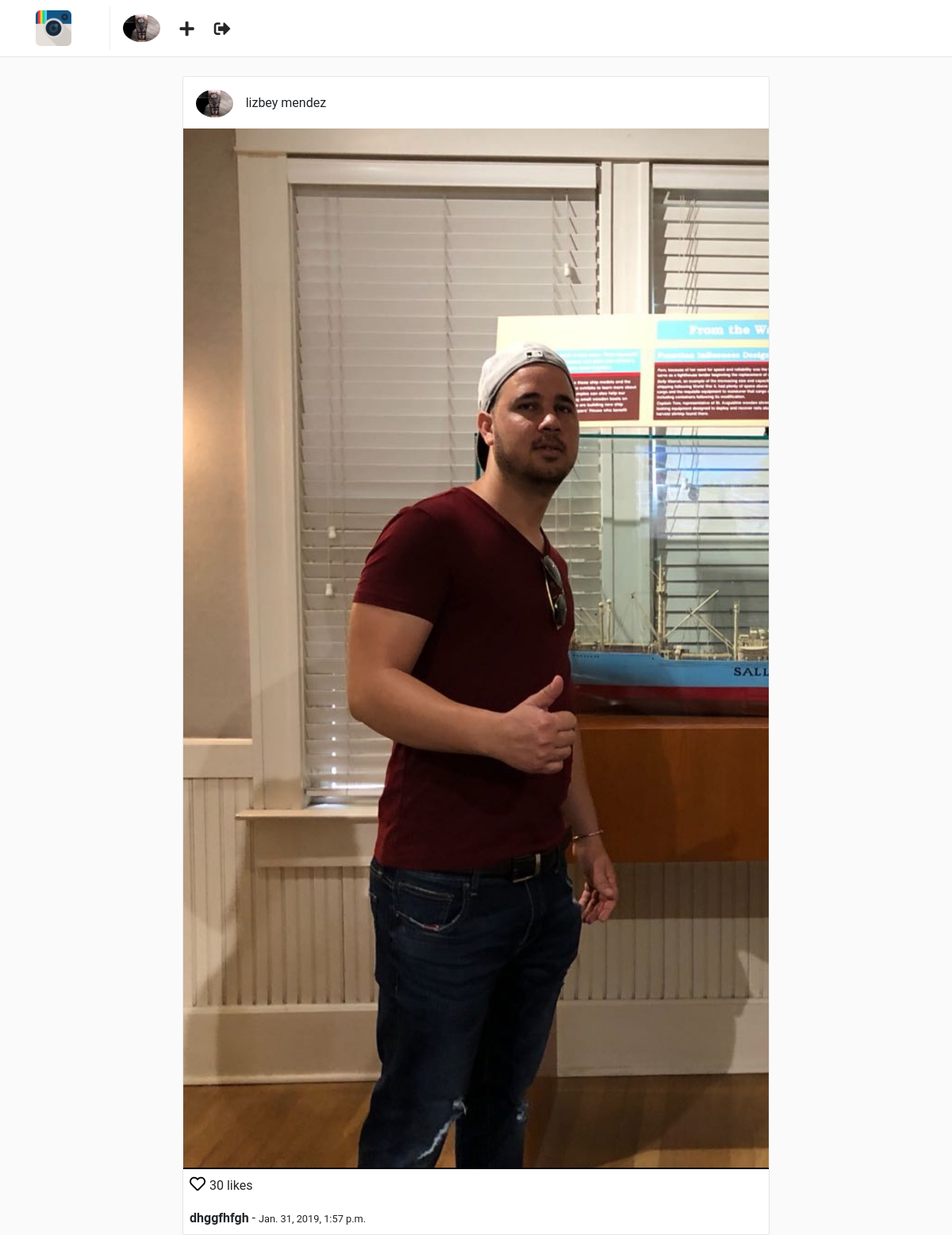
Page /posts/2 (signed in) on the committed database.
### users/models.py (models this page shows, shortened)
class Profile(models.Model):
    user = models.OneToOneField(User, on_delete=models.CASCADE)
    website = models.URLField(blank=True, max_length=200)
    biography = models.TextField(blank=True)
    phone_number = models.CharField(max_length=20, blank=True)
    picture = models.ImageField(upload_to='users/pictures', blank=True, null=True)
    created = models.DateTimeField(auto_now_add=True)
    modified = models.DateTimeField(auto_now=True)

### posts/models.py (models this page shows, shortened)
class Post(models.Model):
    user = models.ForeignKey(User, on_delete=models.CASCADE)
    profile = models.ForeignKey('users.Profile', on_delete=models.CASCADE)
    title = models.CharField(max_length=255)
    photo = models.ImageField(upload_to='posts/images')
    """Metadata"""
    created = models.DateTimeField(auto_now_add=True)
    created = models.DateTimeField(auto_now=True)

### posts/views.py (the view)
class PostDetailView(LoginRequiredMixin, DetailView):
    template_name = 'post/detail.html'
    slug_field = 'id'
    slug_url_kwarg = 'post_id'
    queryset = Post.objects.all()

### templates/post/detail.html (shortened to what this page needs)
{% extends "base.html" %}
{% block container %}
    <div class="container">
        <div class="row">
            {% include 'post_card.html' %}
        </div>
    </div>
{% endblock %}

### templates/nav.html
{% load static %}
<nav class="navbar navbar-expand-lg fixed-top" id="main-navbar">
    <div class="container">
        <a class="navbar-brand pr-5" style="border-right: 1px solid #efefef;" href="{% url 'posts:feed' %}">
            <img src="{% static "img/instagram.png" %}" height="45" class="d-inline-block align-top"/>
        </a>
        <div class="collapse navbar-collapse">
            <ul class="navbar-nav mr-auto">
                <li class="nav-item">
                    {% if user.profile.picture %}
                        <a href="{% url 'users:detail' request.user.username %}">
                        <img src="{{ user.profile.picture.url}}" height="35" class="d-inline-block align-top rounded-circle"/>
                        </a>
                    {% else %}
                    <a href="{% url 'users:update_profile' %}">
                        <img src="{% static 'img/default-profile.png' %}" height="35" class="d-inline-block align-top rounded-circle"/>
                    </a>
                    {% endif %}
                </li>
                <li class="nav-item nav-icon">
                    <a href="{% url 'posts:new_posts' %}">
                        <i class="fas fa-plus"></i>
                    </a>
                </li>
                <li class="nav-item nav-icon">
                    <a href="{% url 'users:logout' %}">
                        <i class="fas fa-sign-out-alt"></i>
                    </a>
                </li>
            </ul>
        </div>
    </div>
</nav>

### templates/post_card.html
<div class="col-sm-12 col-md-8 offset-md-2 mt-5 p-0 post-container">
                <div class="media pt-3 pl-3 pb-1">
                    <a href="{% url 'users:detail' post.user.username %}">
                    <img class="mr-3 rounded-circle" height="35" src="{{ post.profile.picture.url }}" alt="{{ post.user.get_full_name }}">
                    </a>
                    <div class="media-body">
                        <p style="margin-top: 5px;">{{ post.user.get_full_name  }}</p>
                    </div>
                </div>
                <a href="{% url 'posts:detail' post.id %}">
                <img style="width: 100%;" src="{{ post.photo.url }}" alt="{{ post.title }}">
                </a>
                <p class="mt-1 ml-2" >
                    <a href="" style="color: #000; font-size: 20px;">
                        <i class="far fa-heart"></i>
                    </a> 30 likes
                </p>
                <p class="ml-2 mt-0 mb-2">
                    <b>{{ post.title }}</b> - <small>{{ post.created }}</small>
                </p>
</div>

### static/css/main.css (style rules this page uses)
html, body { background: #fafafa; height: 100%; width: 100%; font-family: 'Roboto', sans-serif; }
#main-navbar { background: #fff; border-bottom: 1px solid rgba(0,0,0,.0975); }
.post-container { background: #fff; border: 1px solid #e6e6e6; border-radius: 3px; }
.nav-icon a { color: #262626; font-size: 1.3em; display: block; margin-top: .2em; margin-left: 1.2em; font-weight: 100; }

### rows in the picture
Post: profile.picture (picture), user.get_full_name "lizbey mendez", photo (picture), title "dhggfhfgh", created "Jan. 31, 2019, 1:57 p.m."
